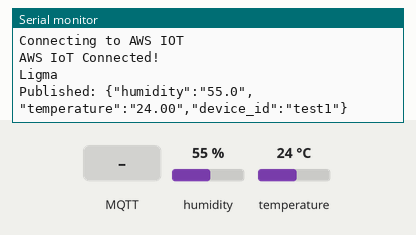
The sketch below on a simulated ESP32. Shown: the last lines printed to the serial monitor. Inputs (shaded band) come from the test bench; at power-on: humidity 55 %, temperature 24 °C. WiFi joins after 1.5 s; servers stay silent unless stated; no MQTT or app messages arrive unless stated.

Above: at 4.7 s.
4.8 s: MQTT message "1" arrives on the first subscribed topic
At 9.7 s:
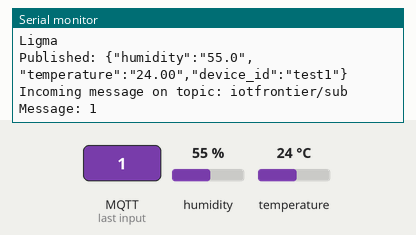
10.0 s: MQTT message "on" arrives on the first subscribed topic
At 14.3 s:
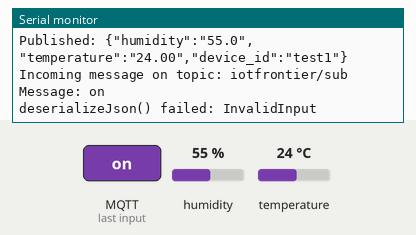
15.0 s: MQTT message "off" arrives on the first subscribed topic
At 19.8 s:
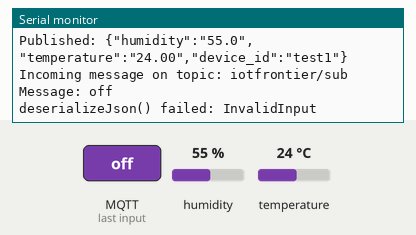
20.1 s: humidity set to 22 %
22.9 s: temperature set to 12 °C
At 24.3 s:
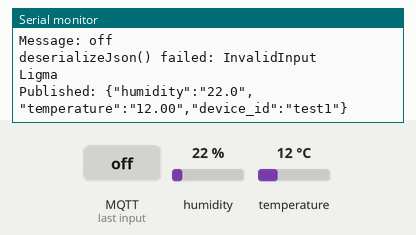
25.7 s: humidity set to 40 %
At 29.3 s:
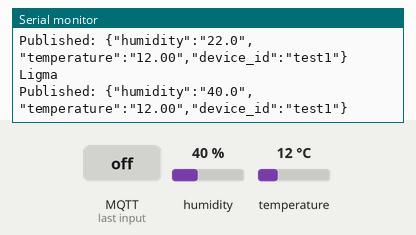
Timing chart, 0 to 29.5 s (numbered marks = the images above; inputs shaded):
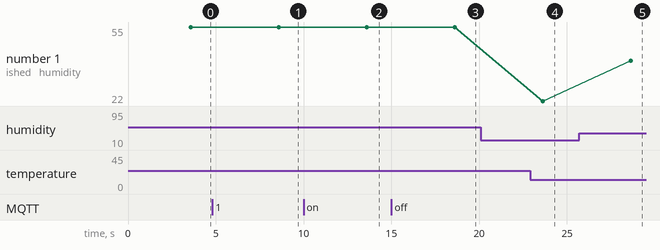

The sketch:

sketch.ino
```cpp
#include <WiFi.h>
#include "secrets.h"
#include <WiFiClientSecure.h>
#include <PubSubClient.h>
#include <ArduinoJson.h>
#include "DHTesp.h"

// Pin Definitions
const int DHT_PIN = 15;

// Topic Definitions
#define AWS_IOT_PUBLISH_TOPIC "iotfrontier/pub"
#define AWS_IOT_SUBSCRIBE_TOPIC "iotfrontier/sub"

// Global Variables
DHTesp dhtSensor;
WiFiClientSecure net = WiFiClientSecure();
PubSubClient client(net);

// Sensor Variables
String h;
String t;

void connectAWS() {
    WiFi.mode(WIFI_STA);
    WiFi.begin(WIFI_SSID, WIFI_PASSWORD);

    Serial.println("\nConnecting to Wi-Fi");
    int attempts = 0;
    while (WiFi.status() != WL_CONNECTED && attempts < 30) {
        delay(500);
        Serial.print(".");
        attempts++;
    }

    if (WiFi.status() != WL_CONNECTED) {
        Serial.println("\nWiFi connection failed! Rebooting...");
        ESP.restart();
    }

    Serial.println("\nWiFi connected!");
    Serial.print("IP address: ");
    Serial.println(WiFi.localIP());

    // Configure AWS certificates
    net.setCACert(AWS_CERT_CA);
    net.setCertificate(AWS_CERT_CRT);
    net.setPrivateKey(AWS_CERT_PRIVATE);

    // Connect to AWS IOT
    client.setServer(AWS_IOT_ENDPOINT, 8883);
    client.setCallback(messageHandler);

    Serial.println("Connecting to AWS IOT");

    while (!client.connect(THINGNAME)) {
        Serial.print(".");
        delay(100);
    }

    if (!client.connected()) {
        Serial.println("AWS IoT Timeout!");
        return;
    }

    // Subscribe to a topic
    client.subscribe(AWS_IOT_SUBSCRIBE_TOPIC);
    Serial.println("AWS IoT Connected!");
}

void publishMessage() {
    StaticJsonDocument<200> doc;
    doc["humidity"] = h;
    doc["temperature"] = t;
    doc["device_id"] = THINGNAME;

    char jsonBuffer[512];
    serializeJson(doc, jsonBuffer);

    if (!client.publish(AWS_IOT_PUBLISH_TOPIC, jsonBuffer)) {
        Serial.println("Publish failed!");
    } else {
        Serial.println("Published: " + String(jsonBuffer));
    }
}

void messageHandler(char* topic, byte* payload, unsigned int length) {
    Serial.print("Incoming message on topic: ");
    Serial.println(topic);

    // Create a buffer for the payload
    char message[length + 1];
    for (unsigned int i = 0; i < length; i++) {
        message[i] = (char)payload[i];
    }
    message[length] = '\0';

    Serial.println("Message: " + String(message));

    StaticJsonDocument<200> doc;
    DeserializationError error = deserializeJson(doc, message);

    if (error) {
        Serial.print("deserializeJson() failed: ");
        Serial.println(error.f_str());
        return;
    }

    if (doc.containsKey("message")) {
        const char* message = doc["message"];
        Serial.println("Received message: " + String(message));
    }
}

void setup() {
    Serial.begin(115200);
    delay(2000);  // Give serial monitor time to open

    // Initialize DHT sensor
    dhtSensor.setup(DHT_PIN, DHTesp::DHT11);

    // Connect to AWS
    connectAWS();
}

void loop() {
    // Check WiFi connection
    if (WiFi.status() != WL_CONNECTED) {
        Serial.println("WiFi connection lost. Reconnecting...");
        WiFi.begin(WIFI_SSID, WIFI_PASSWORD);
        delay(5000);  // Wait for WiFi to reconnect
        return;
    }

    // Check MQTT connection
    if (!client.connected()) {
        Serial.println("AWS IoT connection lost. Reconnecting...");
        connectAWS();
        return;
    }

    // Read sensor data
    TempAndHumidity data = dhtSensor.getTempAndHumidity();

    if (dhtSensor.getStatus() == DHTesp::ERROR_NONE) {
        h = String(data.humidity, 1);
        t = String(data.temperature, 2);

        Serial.println("Ligma");


        publishMessage();
    } else {
        Serial.println("DHT Sensor reading error!");
    }

    client.loop();
    delay(5000);  // Wait 5 seconds between readings
}
```

secrets.h
```cpp
#ifndef SECRETS_H
#define SECRETS_H

#include <pgmspace.h>

#define SECRET
#define THINGNAME "test1"

const char WIFI_SSID[] = "PUT UR WIFI SSID";
const char WIFI_PASSWORD[] = "WIFI KA PASSWORD";
const char AWS_IOT_ENDPOINT[] = "AWS DOMAIN THAT YOU COPIED";

// Amazon Root CA 1
static const char AWS_CERT_CA[] PROGMEM = R"EOF(
-----BEGIN CERTIFICATE-----
MIIDQTCCAimgAwIBAgITBmyfz5m/jAo54vB4ikPmljZbyjANBgkqhkiG9w0BAQsF
ADA5MQswCQYDVQQGEwJVUzEPMA0GA1UEChMGQW1hem9uMRkwFwYDVQQDExBBbWF6
b24gUm9vdCBDQSAxMB4XDTE1MDUyNjAwMDAwMFoXDTM4MDExNzAwMDAwMFowOTEL
MAkGA1UEBhMCVVMxDzANBgNVBAoTBkFtYXpvbjEZMBcGA1UEAxMQQW1hem9uIFJv
b3QgQ0EgMTCCASIwDQYJKoZIhvcNAQEBBQADggEPADCCAQoCggEBALJ4gHHKeNXj
ca9HgFB0fW7Y14h29Jlo91ghYPl0hAEvrAIthtOgQ3pOsqTQNroBvo3bSMgHFzZM
9O6II8c+6zf1tRn4SWiw3te5djgdYZ6k/oI2peVKVuRF4fn9tBb6dNqcmzU5L/qw
IFAGbHrQgLKm+a/sRxmPUDgH3KKHOVj4utWp+UhnMJbulHheb4mjUcAwhmahRWa6
VOujw5H5SNz/0egwLX0tdHA114gk957EWW67c4cX8jJGKLhD+rcdqsq08p8kDi1L
93FcXmn/6pUCyziKrlA4b9v7LWIbxcceVOF34GfID5yHI9Y/QCB/IIDEgEw+OyQm
jgSubJrIqg0CAwEAAaNCMEAwDwYDVR0TAQH/BAUwAwEB/zAOBgNVHQ8BAf8EBAMC
AYYwHQYDVR0OBBYEFIQYzIU07LwMlJQuCFmcx7IQTgoIMA0GCSqGSIb3DQEBCwUA
A4IBAQCY8jdaQZChGsV2USggNiMOruYou6r4lK5IpDB/G/wkjUu0yKGX9rbxenDI
U5PMCCjjmCXPI6T53iHTfIUJrU6adTrCC2qJeHZERxhlbI1Bjjt/msv0tadQ1wUs
N+gDS63pYaACbvXy8MWy7Vu33PqUXHeeE6V/Uq2V8viTO96LXFvKWlJbYK8U90vv
o/ufQJVtMVT8QtPHRh8jrdkPSHCa2XV4cdFyQzR1bldZwgJcJmApzyMZFo6IQ6XU
5MsI+yMRQ+hDKXJioaldXgjUkK642M4UwtBV8ob2xJNDd2ZhwLnoQdeXeGADbkpy
rqXRfboQnoZsG4q5WTP468SQvvG5
-----END CERTIFICATE-----
)EOF";

// Device Certificate
static const char AWS_CERT_CRT[] PROGMEM = R"KEY(
-----BEGIN CERTIFICATE-----
MIIDWjCCAkKgAwIBAgIVAPQwgVtGzQ7qSTXkcx4o7cbSmTXCMA0GCSqGSIb3DQEB
CwUAME0xSzBJBgNVBAsMQkFtYXpvbiBXZWIgU2VydmljZXMgTz1BbWF6b24uY29t
IEluYy4gTD1TZWF0dGxlIFNUPVdhc2hpbmd0b24gQz1VUzAeFw0yNDExMTAxOTUz
MDVaFw00OTEyMzEyMzU5NTlaMB4xHDAaBgNVBAMME0FXUyBJb1QgQ2VydGlmaWNh
dGUwggEiMA0GCSqGSIb3DQEBAQUAA4IBDwAwggEKAoIBAQDLWxnuEg9FYP6wjleo
0qvjw1XnKmZW9urYmeH9YhitlIfhOjOsc/U7tARPgZ5FTRM714b9+gCgkb7W/I1r
fbdV1y9OX8i8oPG9VClCbV7jMd3d0AB0Ulmq/hohKXm4oYuCij4Wkm5sIlhAVSdL
76dJVJ7o9WAO8Mgn9U8mNzJnMWAKmz8K488Ner+Myrjiy9RMsSCJ3H89mZqEiT63
nn2XaebtTCNpNZqMVeV19PkA36tOfkDGaVAX/FhBNolcDAuTMSjaJbPlGMxZDBfE
/3AhkCrnwgQQGX1JPIrPpbPYXs7cVkfAGpLxliwaUfePuidglBb+xkaOL5LvHe+3
ygyBAgMBAAGjYDBeMB8GA1UdIwQYMBaAFNOjfJ+RADsxUbpQD/UC347zC3KKMB0G
A1UdDgQWBBQB7gYA8bM0aIcKfZVBigvMrJlmsjAMBgNVHRMBAf8EAjAAMA4GA1Ud
DwEB/wQEAwIHgDANBgkqhkiG9w0BAQsFAAOCAQEAYNQlYKRS8dzteRZxmN5EVIoa
nWH2Ac/4cwcFSkvaJSCrr/3vp/PllxLgMrYAmBB8t6fQ/tLCQLxJvObKTLsUSRbD
QCvW0RmW9CN79IOnPYBOPWukNtSHhrhMguSxXlis02/QZHxil8GRtNyJDmfxzUEs
BaykYOPS7yEn/s3guU4Ig/vNT/HFIWn7Nso2qKCGHh8+u7b+wQ8JieDW5fGFwlbA
GV5sRAU5crrgBniG1HCyMRCcXTZaQcOgwZZ9oFp8KCFFjzejEzaQUQwIfaKL6ry3
lQwvq181XSOdamUN4r+cOty/dx1pn9SUwasO9kArucohe3y9GybI4KHIv0s5hg==
-----END CERTIFICATE-----

)KEY";

// Device Private Key
static const char AWS_CERT_PRIVATE[] PROGMEM = R"KEY(
-----BEGIN RSA PRIVATE KEY-----
MIIEpAIBAAKCAQEAy1sZ7hIPRWD+sI5XqNKr48NV5ypmVvbq2Jnh/WIYrZSH4Toz
rHP1O7QET4GeRU0TO9eG/foAoJG+1vyNa323VdcvTl/IvKDxvVQpQm1e4zHd3dAA
dFJZqv4aISl5uKGLgoo+FpJubCJYQFUnS++nSVSe6PVgDvDIJ/VPJjcyZzFgCps/
CuPPDXq/jMq44svUTLEgidx/PZmahIk+t559l2nm7UwjaTWajFXldfT5AN+rTn5A
xmlQF/xYQTaJXAwLkzEo2iWz5RjMWQwXxP9wIZAq58IEEBl9STyKz6Wz2F7O3FZH
wBqS8ZYsGlH3j7onYJQW/sZGji+S7x3vt8oMgQIDAQABAoIBAHZEhoEaCb2c2qMO
Ndcepw9w1G38D8b2FcFhRbiaq6WQI7KOqezbB73wRS2EQesmF1CPWZguJN09xlK8
UPc6Bz0qR/354QIrTEyDPPfAKhZSMynExe7g0fuLiuDMgVkqwrtp8RApm4TSOKc5
nwAf4hfY2g68XmByEsaCecTNB0hRuTMBM2K9mjzHTQNa/s9JxdGOJTUV6u5SNNOh
BmDUqup0mkPXFYZF4u2dfNPBW8fERs72qa0dTe//bkb0gIQEn5aA8CFT9B9C0aQ2
0soPzRbBsZlugYBglgw4lbwqZewNh7GKflUNtBDiJ0uH/pHZQxm6ExfYtgFAwjF8
kr9aEY0CgYEA/MFQp4wMB8tjvd9z/di2c/vBjCD00QySAkXI0rx25NnJgTIfgNSa
g74+R8qYzY8Sa4pMVOcV8ealSLvGKrZvSJsx6j6x2y1uqNYQqzBujyLNf91AK9S5
eK7dQXWoKs30o8/mjNXI3GU5fm50lwfDGJCE+eKOjAhbI+eUiUp1+C8CgYEAzfdv
PAYNmsrSMn67mthgm3I3aGGoM9k8tvKKU7HzeLIGDcFYMHHARTZ6QG3Xm+RANIIF
TlTN6smblKdHOlc1o4xLT8JqGsXe1JelThFm327k5KJjFxX7z7mlkz3Y5yEbVo7E
6Ot19GBoXStXn6rbxpVZSsh2zDUlWe5kQ06Rak8CgYA6tdC9SmuU9+qQNTJlOYyP
/l+j5BfZ4zibLIiMYtifKfODfhgRPdEyXuNqm6XIwb3+mt5GLnNLgE7OSUerrjrF
O79pcOyxQ6lbsHWovhRATU48sDDyvXPjk4KzbNgGMVbtIiKkfhgtEZo8Qv30AwqP
TyqEPNrtrhc1jNpU1aX3YwKBgQCGPIKhsyxAu3l9cX2h8O4dwbX88NDoYeghMDgZ
TjxpaFVrt5xbjneKZHQO88f3ES8LScZdhAXkxNsCaneQvW/3FKOs6v+uTVHqap9R
HyRV8Pd7T56XWDuS6eLQ8RkhokEoC8qoJ3Xr/L1oI6xrIrc0WPgmNjq+4tBiKW3t
NBKwHwKBgQCVhC85Wq1rz8R0UBcQg7jdiyQy7obxc66DrUVeennnSnFjMdpT4huN
CQSRh4N1NnpDEcpuQSnNPt2JBqyE8XFJLeCCZdJeDXBnByBnE0m8IXwRzJ26EcgN
zk8ZyZxTYD0Y0QxV61LWBcGfIJ1oVVJ8BO/Sz4IfzufQljx0L66NfQ==
-----END RSA PRIVATE KEY-----

)KEY";

#endif
```

Measured:
- after the input at 4.8 s, the serial monitor: prints a new line after 3.8 s (image 1)
- after the input at 10.0 s, the serial monitor: prints a new line after 3.6 s (image 2)
- after the input at 15.0 s, the serial monitor: prints a new line after 3.6 s (image 3)
- after the input at 22.9 s, the serial monitor: prints a new line after 0.73 s (image 4)
- after the input at 25.7 s, the serial monitor: prints a new line after 2.9 s (image 5)
- plotted number 1: 22 → 40 after the input at 25.7 s
